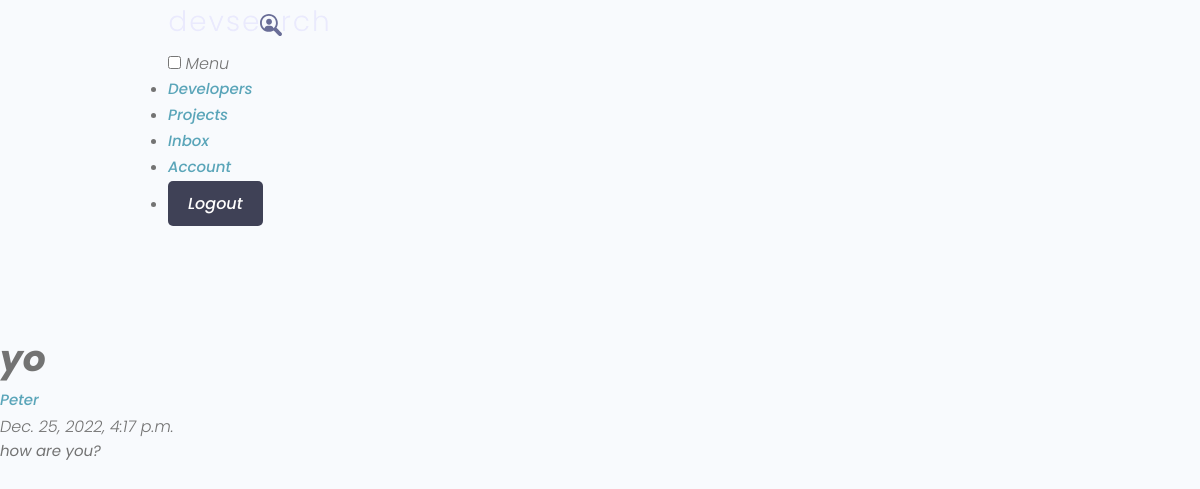
The app's page /message/2fcddd7b-a490-4eb6-b8f0-1c199c2ed630/ (signed in) with its own data.
### users/models.py (models this page shows, shortened)
class Message(models.Model):
    sender = models.ForeignKey(Profile, on_delete=models.SET_NULL, null=True, blank=True)
    recipient = models.ForeignKey(Profile, on_delete=models.SET_NULL, null=True, blank=True, related_name="messages")
    name = models.CharField(max_length=200, null=True, blank=True)
    email = models.CharField(max_length=200, null=True, blank=True)
    subject = models.CharField(max_length=200, null=True, blank=True)
    body = models.TextField()
    is_read = models.BooleanField(default=False, null=True)
    created = models.DateTimeField(auto_now_add=True)
    id = models.UUIDField(default=uuid.uuid4, unique=True, primary_key=True, editable=False)
    class Meta:
        ordering = ['is_read', '-created']

### users/views.py (the view)
# urls.py: path('message/<str:pk>/', views.viewMessage, name='message'),
@login_required(login_url='login')
def viewMessage(request, pk):
    profile = request.user.profile
    message = profile.messages.get(id=pk)
    if message.is_read == False:
        message.is_read = True
        message.save()
    context = {
        'message':message,
    }
    return render(request, 'users/message.html', context)

### users/templates/users/message.html (shortened to what this page needs)
{% extends 'main.html' %}
{% block content %}
  <main class="messagePage my-xl">
    <div class="content-box">
      <div class="message">
        <h2 class="message__subject">{{message.subject}}</h4>
          <a href="profile.html" class="message__author">{{message.name}}</a>
          <p class="message__date">{{message.created}}</p>
          <div class="message__body">{{message.body|linebreaksbr}}</div>
      </div>
    </div>
  </main>
{% endblock %}

### static/uikit/styles/modules/_variables.css (style rules this page uses)
:root { --color-main: #5aa5b9; --color-main-light: #e6faff; --color-sub: #3f4156; --color-sub-light: #51546e; --color-sub-lighter: #ededfd; --color-text: #737373; --color-gray: #8b8b8b; --color-light: #e5e7eb; --color-light-gray: #767676; --color-bg: #f8fafd; --color-white: #fffefd; --color-white-light: #f3f3f3; --color-success: #359e64; --color-success-bg: #def8e8; --color-error: #fc4b0b; --color-error-bg: #fff2ee; --font-base: 'Poppins', arial, helvetica, 'Segoe UI', roboto, ubuntu, sans-serif; --font-monospace: 'Fira Code', 'Courier New', courier, monospace; --font-regular: 300; --font-medium: 500; --font-bold: 700; --generic-shadow: 1px 1px 5px #00000010; --generic-transition: all 0.3s ease-in-out; }

### static/uikit/styles/modules/_base.css (style rules this page uses)
* { margin: 0; padding: 0; box-sizing: border-box; text-rendering: optimizeLegibility; color: inherit; font-size: inherit; }
html { font-size: 50%; }
@media only screen and (min-width: 480px) { html { font-size: 56.25%; } }
@media only screen and (min-width: 1200px) { html { font-size: 62.5%; } }

### static/uikit/styles/modules/_typography.css (style rules this page uses)
* { font-family: var(--font-base); }
h2 { font-size: 3.6rem; font-weight: var(--font-bold); }
p, span, strong { font-size: 1.6rem; color: var(--color-text); font-weight: var(--font-regular); }
a { padding-bottom: 2px; text-decoration: none; display: inline-block; color: var(--color-main); font-weight: var(--font-medium); }

### static/uikit/styles/modules/_utilities.css (style rules this page uses)
.my-xl { margin: 8rem auto; }

### records on screen
Message: subject "yo", name "Peter", created "Dec. 25, 2022, 4:17 p.m.", body "how are you?"
